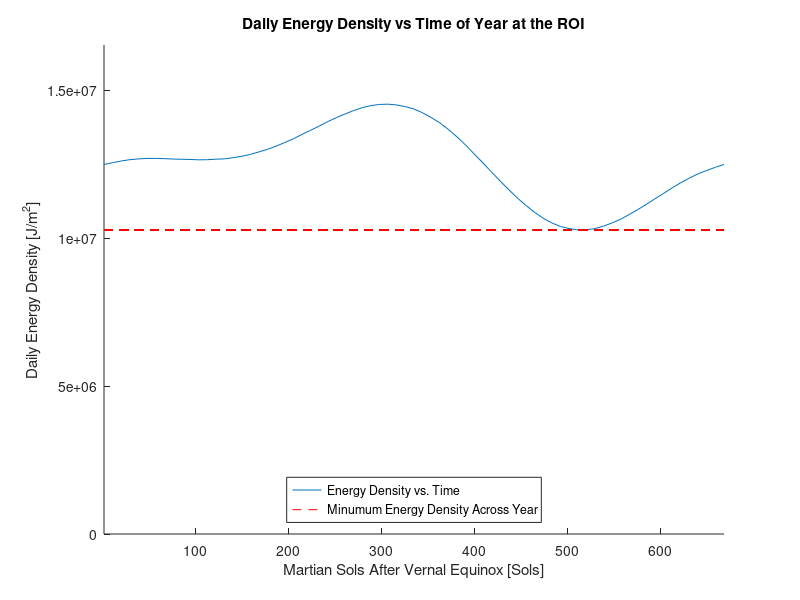

Source code (MATLAB):

% Generate simple line plot of  solar energy density vs time
% of year for the partucular latitude at the region of interest. Solar
% energy density is interpolated to the correct latitude. 

clear;close all;clc

load('Results_of_Plot_flux_fn.mat')

ROI_lat = 18.86;  % [deg]

for i = 1:length(year_days)
    
    enerrgy_ROI(i) = interp1(mission_lat,energy_avail(:,i),ROI_lat);   % linearly interpolate the energy density to the specific latitude of interest
   
end

[min_energy_dens, index] = min(enerrgy_ROI);

fprintf('Solar longitude where minumum energy density occurs: %.0f\n\n',solar_lon(index))

hold on
plot(year_days,enerrgy_ROI)
plot(year_days,min_energy_dens*ones(length(year_days)),'r--')
axis([-inf inf 0 max(enerrgy_ROI)+2e6])
title('Daily Energy Density vs Time of Year at the ROI')
ylabel('Daily Energy Density [J/m^2]')
xlabel('Martian Sols After Vernal Equinox [Sols]')
legend('Energy Density vs. Time','Minumum Energy Density Across Year','location','south')



